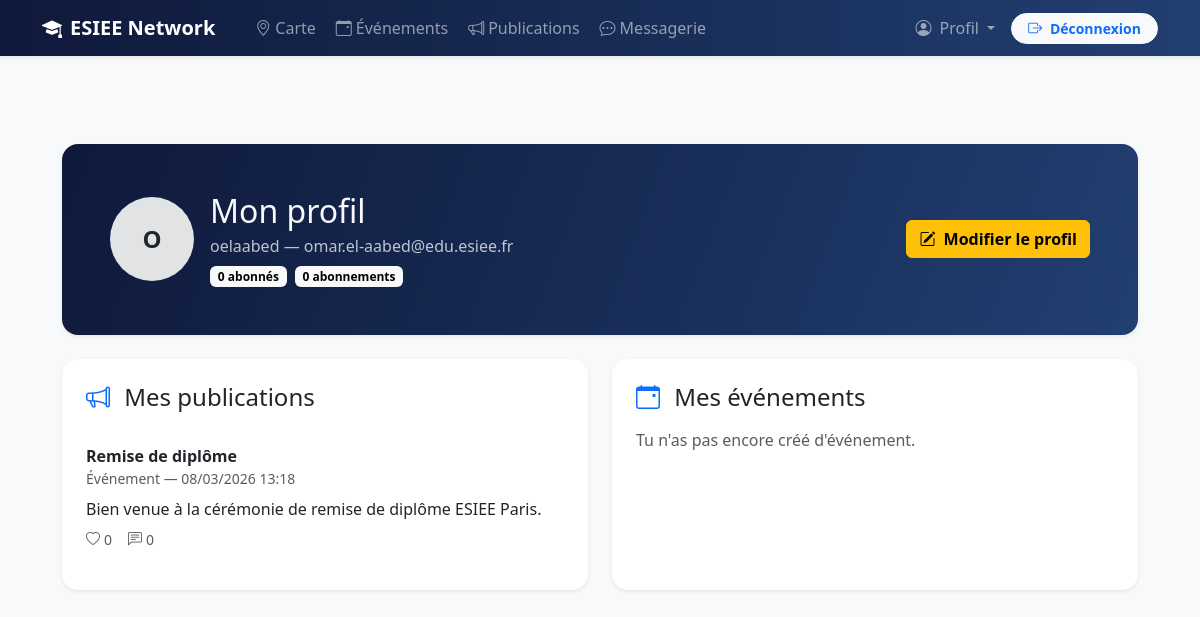
Before: /mon-profil/ (signed in) with the older database file.
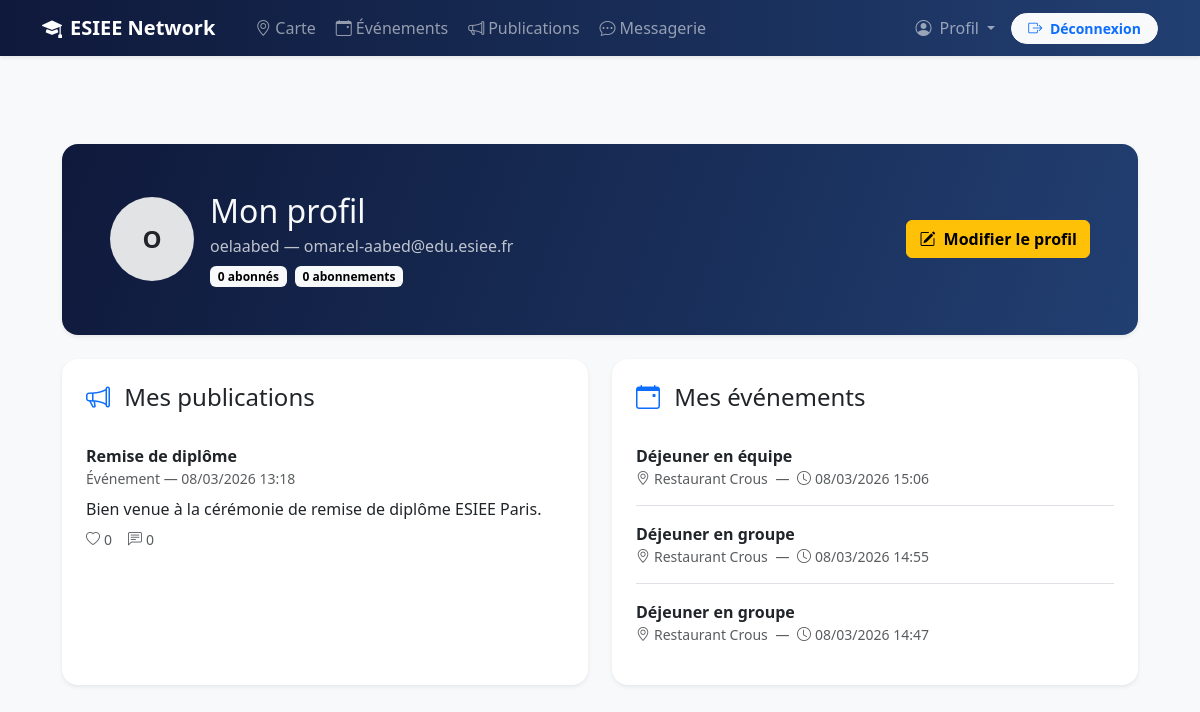
After: the same page with the newer database file.
### users/models.py (models this page shows, shortened)
class User(AbstractUser):
    email = models.EmailField(unique=True)
    profile_image = models.ImageField(
        upload_to="profiles/",
        blank=True,
        null=True,
        verbose_name="Photo de profil",
    )

### posts/models.py (models this page shows, shortened)
class Post(models.Model):
    POST_TYPES = [
        ('help', ' Demande d’aide'),
        ('event', ' Événement'),
        ('announcement', ' Annonce'),
        ('lost', ' Objet perdu/trouvé'),
        ('other', ' Autre'),
    ]
    author = models.ForeignKey(User, on_delete=models.CASCADE)
    title = models.CharField(max_length=100)
    content = models.TextField()
    post_type = models.CharField(max_length=20, choices=POST_TYPES, default='other')
    image = models.ImageField(upload_to='posts/', blank=True, null=True)
    created_at = models.DateTimeField(auto_now_add=True)
    def total_likes(self):
        return self.likes.count()

### events/models.py (models this page shows, shortened)
class Event(models.Model):
    title = models.CharField(max_length=200)
    description = models.TextField(blank=True)
    location = models.ForeignKey(
        Location,
        on_delete=models.PROTECT,
        related_name="events",
        verbose_name="Lieu",
    )
    start_at = models.DateTimeField()
    end_at = models.DateTimeField(null=True, blank=True)
    created_by = models.ForeignKey(
        settings.AUTH_USER_MODEL,
        on_delete=models.CASCADE,
        related_name="events_created",
    )
    created_at = models.DateTimeField(auto_now_add=True)
    updated_at = models.DateTimeField(auto_now=True)
    class Meta:
        ordering = ["start_at", "title"]

class Location(models.Model):
    name = models.CharField(max_length=80, unique=True)
    slug = models.SlugField(max_length=80, unique=True)
    x_percent = models.DecimalField(
        max_digits=5,
        decimal_places=2,
        validators=[MinValueValidator(0), MaxValueValidator(100)],
    )
    y_percent = models.DecimalField(
        max_digits=5,
        decimal_places=2,
        validators=[MinValueValidator(0), MaxValueValidator(100)],
    )
    class Meta:
        ordering = ["name"]

### users/views.py (the view)
# urls.py: path('mon-profil/', views.my_profile, name='my_profile'),
@login_required
def my_profile(request):
    user = request.user
    posts = Post.objects.filter(author=user).order_by('-created_at')
    events = Event.objects.filter(created_by=user).order_by('-start_at')
    context = {
        'user_obj': user,
        'posts': posts,
        'events': events,
        'is_self': True,
    }
    return render(request, 'users/my_profile.html', context)

### templates/users/my_profile.html (shortened to what this page needs)
{% extends "base.html" %}
{% block content %}
<div class="container py-4 py-lg-5" style="max-width: 1100px;">
  <div class="card border-0 shadow-sm rounded-4 overflow-hidden mb-4">
    <div class="text-light p-4 p-md-5" style="background: linear-gradient(110deg, #0f193b 0%, #182d57 55%, #223f72 100%);">
      <div class="d-flex flex-column flex-lg-row gap-3 gap-lg-4 justify-content-between align-items-lg-center">
        <div class="d-flex align-items-center gap-3">
          {% if user_obj.profile_image %}
            <img
              src="{{ user_obj.profile_image.url }}"
              alt="Photo de profil"
              class="rounded-circle border border-2 border-light-subtle"
              style="width: 84px; height: 84px; object-fit: cover;"
            >
          {% else %}
            <div
              class="rounded-circle bg-secondary-subtle text-dark d-flex align-items-center justify-content-center fw-bold"
              style="width: 84px; height: 84px; font-size: 1.5rem;"
            >
              {{ user_obj.username|first|upper }}
            </div>
          {% endif %}
          <div>
            {% if is_self %}
              <h1 class="h2 mb-1">Mon profil</h1>
            {% else %}
              <h1 class="h2 mb-1">Profil de {{ user_obj.username }}</h1>
            {% endif %}
            <p class="mb-2 opacity-75">{{ user_obj.username }} &mdash; {{ user_obj.email }}</p>
            <div class="d-flex flex-wrap gap-2">
              <span class="badge text-bg-light">{{ user_obj.followers.count }} abonn&eacute;s</span>
              <span class="badge text-bg-light">{{ user_obj.following.count }} abonnements</span>
            </div>
          </div>
        </div>
        <div class="d-flex flex-wrap gap-2">
          {% if is_self %}
            <a href="{% url 'users:profile' %}" class="btn btn-warning fw-semibold">
              <i class="bi bi-pencil-square me-1"></i>
              Modifier le profil
            </a>
          {% endif %}
        </div>
      </div>
    </div>
  </div>
  <div class="row g-4">
    <div class="col-lg-6 d-flex">
      <div class="card border-0 shadow-sm rounded-4 w-100">
        <div class="card-body p-4">
          <h2 class="h4 mb-3">
            <i class="bi bi-megaphone me-2 text-primary"></i>
            {% if is_self %}Mes publications{% else %}Publications de {{ user_obj.username }}{% endif %}
          </h2>
          {% if posts %}
            <div class="list-group list-group-flush">
              {% for post in posts %}
                <div class="list-group-item px-0 py-3">
                  <div class="fw-semibold">{{ post.title }}</div>
                  <div class="small text-muted">{{ post.get_post_type_display }} &mdash; {{ post.created_at|date:"d/m/Y H:i" }}</div>
                  <p class="mb-2 mt-2">{{ post.content|truncatechars:120 }}</p>
                  <div class="d-flex align-items-center gap-3 small text-muted">
                    <span><i class="bi bi-heart me-1"></i>{{ post.total_likes }}</span>
                    <span><i class="bi bi-chat-left-text me-1"></i>{{ post.comments.count }}</span>
                  </div>
                </div>
              {% endfor %}
            </div>
          {% endif %}
        </div>
      </div>
    </div>
    <div class="col-lg-6 d-flex">
      <div class="card border-0 shadow-sm rounded-4 w-100">
        <div class="card-body p-4">
          <h2 class="h4 mb-3">
            <i class="bi bi-calendar-event me-2 text-primary"></i>
            {% if is_self %}Mes &eacute;v&eacute;nements{% else %}&Eacute;v&eacute;nements de {{ user_obj.username }}{% endif %}
          </h2>
          {% if events %}
            <div class="list-group list-group-flush">
              {% for event in events %}
                <a href="{% url 'events:detail' event.pk %}" class="list-group-item list-group-item-action px-0 py-3">
                  <div class="fw-semibold">{{ event.title }}</div>
                  <div class="small text-muted">
                    <i class="bi bi-geo-alt me-1"></i>{{ event.location.name }}
                    <span class="mx-1">&mdash;</span>
                    <i class="bi bi-clock me-1"></i>{{ event.start_at|date:"d/m/Y H:i" }}
                  </div>
                </a>
              {% endfor %}
            </div>
          {% else %}
            <p class="text-muted mb-0">
              {% if is_self %}
                Tu n'as pas encore cr&eacute;&eacute; d'&eacute;v&eacute;nement.
              {% else %}
                {{ user_obj.username }} n'a pas encore cr&eacute;&eacute; d'&eacute;v&eacute;nement.
              {% endif %}
            </p>
          {% endif %}
        </div>
      </div>
    </div>
  </div>
</div>
{% endblock %}

### templates/base.html (shortened to what this page needs)
<!doctype html>
<html lang="fr">
  <head>
    <link href="https://cdn.jsdelivr.net/npm/bootstrap@5.3.3/dist/css/bootstrap.min.css" rel="stylesheet">
    <link href="https://cdn.jsdelivr.net/npm/bootstrap-icons@1.11.3/font/bootstrap-icons.css" rel="stylesheet">
    <link rel="stylesheet" href="https://unpkg.com/leaflet@1.9.4/dist/leaflet.css" />
    <link rel="stylesheet" href="/static/style.css?v=2">
  </head>
  <body>
    <nav class="navbar navbar-expand-lg navbar-dark fixed-top shadow-sm" style="background: linear-gradient(90deg, #0f193b 0%, #182d57 55%, #223f72 100%);">
      <div class="container">
        <a class="navbar-brand fw-bold d-flex align-items-center gap-2" href="/">
          <i class="bi bi-mortarboard-fill"></i>
          <span>ESIEE Network</span>
        </a>
        <div class="collapse navbar-collapse" id="nav">
          <ul class="navbar-nav me-auto mb-2 mb-lg-0 ms-lg-3 gap-lg-1">
            <li class="nav-item">
              <a class="nav-link d-flex align-items-center gap-1 px-lg-2" href="/map/">
                <i class="bi bi-geo-alt"></i> Carte
              </a>
            </li>
            <li class="nav-item">
              <a class="nav-link d-flex align-items-center gap-1 px-lg-2" href="/events/">
                <i class="bi bi-calendar-event"></i> &Eacute;v&eacute;nements
              </a>
            </li>
            <li class="nav-item">
              <a class="nav-link d-flex align-items-center gap-1 px-lg-2" href="/posts/">
                <i class="bi bi-megaphone"></i> Publications
              </a>
            </li>
            <li class="nav-item">
              <a class="nav-link d-flex align-items-center gap-1 px-lg-2" href="/messages/">
                <i class="bi bi-chat-dots"></i> Messagerie
              </a>
            </li>
          </ul>
          <ul class="navbar-nav ms-auto align-items-lg-center gap-lg-2">
            {% if user.is_authenticated %}
              <li class="nav-item dropdown">
                <a class="nav-link dropdown-toggle"
                   href="#"
                   id="profileDropdown"
                   role="button"
                   data-bs-toggle="dropdown"
                   aria-expanded="false">
                  <i class="bi bi-person-circle me-1"></i> Profil
                </a>
              </li>
              <li class="nav-item">
                <a class="btn btn-light btn-sm fw-semibold px-3 text-primary rounded-pill" href="{% url 'users:logout' %}">
                  <i class="bi bi-box-arrow-right me-1"></i> D&eacute;connexion
                </a>
              </li>
            {% endif %}
          </ul>
        </div>
      </div>
    </nav>
    <main class="pt-4">
      {% block content %}{% endblock %}
    </main>
  </body>
</html>

### static/style.css (style rules this page uses)
:root { --esiee-blue:#0055A4; --esiee-blue-dark:#003d7a; --esiee-light:#f8f9fb; --esiee-gray:#6c757d; }
body { background:var(--esiee-light); }
a { color:var(--esiee-blue); }
.card { border-radius:12px; }

### templates/base.html (style rules this page uses)
body { padding-top: 72px; }

Changed rows visible on the page:
added Event: title "Déjeuner en équipe", location.name "Restaurant Crous", start_at "08/03/2026 15:06"
added Event: title "Déjeuner en groupe", location.name "Restaurant Crous", start_at "08/03/2026 14:55"
added Event: title "Déjeuner en groupe", location.name "Restaurant Crous", start_at "08/03/2026 14:47"
Other visible differences:
text no longer shown: "Tu n'as pas encore créé d'événement."
